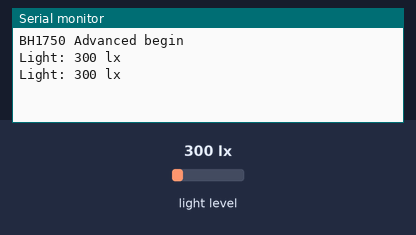
The sketch below on a simulated Arduino Uno, built with avr-gcc and run on an emulated ATmega328P. On the bench: the last lines printed to the serial monitor. The test bench sets the inputs (shaded band); at power-on: light level 300 lx.

Above: at 1.8 s.
1.9 s: light level set to 40 lx
At 2.4 s:
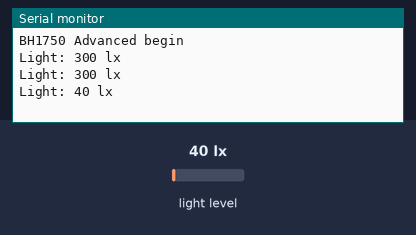
3.4 s: light level set to 500 lx
At 4.8 s:
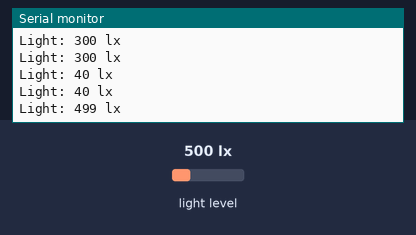
Timing chart, 0 to 6.4 s (numbered marks = the images above; inputs shaded):
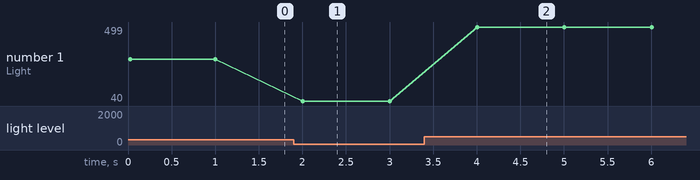

Measured:
- after the input at 1.9 s, the serial monitor: prints a new line after 0.10 s (image 1)
- after the input at 3.4 s, the serial monitor: prints a new line after 0.60 s (image 2)
- plotted number 1: 300 → 40 after the input at 1.9 s, 40 → 499 after the input at 3.4 s

The sketch:

gy30lightsensor.ino
```cpp
/*

  Advanced BH1750 library usage example

  This example has some comments about advanced usage features.

  Connection:

    VCC -> 3V3 or 5V
    GND -> GND
    SCL -> SCL (A5 on Arduino Uno, Leonardo, etc or 21 on Mega and Due, on esp8266 free selectable)
    SDA -> SDA (A4 on Arduino Uno, Leonardo, etc or 20 on Mega and Due, on esp8266 free selectable)
    ADD -> (not connected) or GND

  ADD pin is used to set sensor I2C address. If it has voltage greater or equal to
  0.7VCC voltage (e.g. you've connected it to VCC) the sensor address will be
  0x5C. In other case (if ADD voltage less than 0.7 * VCC) the sensor address will
  be 0x23 (by default).

*/

#include <Wire.h>
#include <BH1750.h>

/*

  BH1750 can be physically configured to use two I2C addresses:
    - 0x23 (most common) (if ADD pin had < 0.7VCC voltage)
    - 0x5C (if ADD pin had > 0.7VCC voltage)

  Library uses 0x23 address as default, but you can define any other address.
  If you had troubles with default value - try to change it to 0x5C.

*/
BH1750 lightMeter(0x23);

void setup(){

  Serial.begin(9600);

  // Initialize the I2C bus (BH1750 library doesn't do this automatically)
  Wire.begin();
  // On esp8266 you can select SCL and SDA pins using Wire.begin(D4, D3);

  /*

    BH1750 has six different measurement modes. They are divided in two groups;
    continuous and one-time measurements. In continuous mode, sensor continuously
    measures lightness value. In one-time mode the sensor makes only one
    measurement and then goes into Power Down mode.

    Each mode, has three different precisions:

      - Low Resolution Mode - (4 lx precision, 16ms measurement time)
      - High Resolution Mode - (1 lx precision, 120ms measurement time)
      - High Resolution Mode 2 - (0.5 lx precision, 120ms measurement time)

    By default, the library uses Continuous High Resolution Mode, but you can
    set any other mode, by passing it to BH1750.begin() or BH1750.configure()
    functions.

    [!] Remember, if you use One-Time mode, your sensor will go to Power Down
    mode each time, when it completes a measurement and you've read it.

    Full mode list:

      BH1750_CONTINUOUS_LOW_RES_MODE
      BH1750_CONTINUOUS_HIGH_RES_MODE (default)
      BH1750_CONTINUOUS_HIGH_RES_MODE_2

      BH1750_ONE_TIME_LOW_RES_MODE
      BH1750_ONE_TIME_HIGH_RES_MODE
      BH1750_ONE_TIME_HIGH_RES_MODE_2

  */

  // begin returns a boolean that can be used to detect setup problems.
  if (lightMeter.begin(BH1750::CONTINUOUS_HIGH_RES_MODE)) {
    Serial.println(F("BH1750 Advanced begin"));
  }
  else {
    Serial.println(F("Error initialising BH1750"));
  }

}


void loop() {

  uint16_t lux = lightMeter.readLightLevel();
  Serial.print("Light: ");
  Serial.print(lux);
  Serial.println(" lx");
  delay(1000);

}
```
